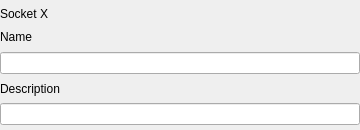
<?xml version="1.0" encoding="UTF-8"?>
<ui version="4.0">
 <class>SocketEditForm</class>
 <widget class="QWidget" name="SocketEditForm">
  <property name="geometry">
   <rect>
    <x>0</x>
    <y>0</y>
    <width>360</width>
    <height>130</height>
   </rect>
  </property>
  <property name="minimumSize">
   <size>
    <width>360</width>
    <height>130</height>
   </size>
  </property>
  <property name="windowTitle">
   <string>Form</string>
  </property>
  <layout class="QVBoxLayout" name="verticalLayout">
   <property name="leftMargin">
    <number>0</number>
   </property>
   <property name="topMargin">
    <number>5</number>
   </property>
   <property name="rightMargin">
    <number>0</number>
   </property>
   <property name="bottomMargin">
    <number>5</number>
   </property>
   <item>
    <widget class="QLabel" name="socket_title_label">
     <property name="text">
      <string>Socket X</string>
     </property>
    </widget>
   </item>
   <item>
    <widget class="QLabel" name="socket_name_label">
     <property name="text">
      <string>Name</string>
     </property>
    </widget>
   </item>
   <item>
    <widget class="QLineEdit" name="socket_name_line_edit">
     <property name="sizePolicy">
      <sizepolicy hsizetype="Preferred" vsizetype="Fixed">
       <horstretch>0</horstretch>
       <verstretch>0</verstretch>
      </sizepolicy>
     </property>
    </widget>
   </item>
   <item>
    <widget class="QLabel" name="socket_description_label">
     <property name="text">
      <string>Description</string>
     </property>
    </widget>
   </item>
   <item>
    <widget class="QLineEdit" name="socket_description_line_edit">
     <property name="sizePolicy">
      <sizepolicy hsizetype="Preferred" vsizetype="Fixed">
       <horstretch>0</horstretch>
       <verstretch>0</verstretch>
      </sizepolicy>
     </property>
    </widget>
   </item>
  </layout>
 </widget>
 <resources/>
 <connections/>
</ui>
